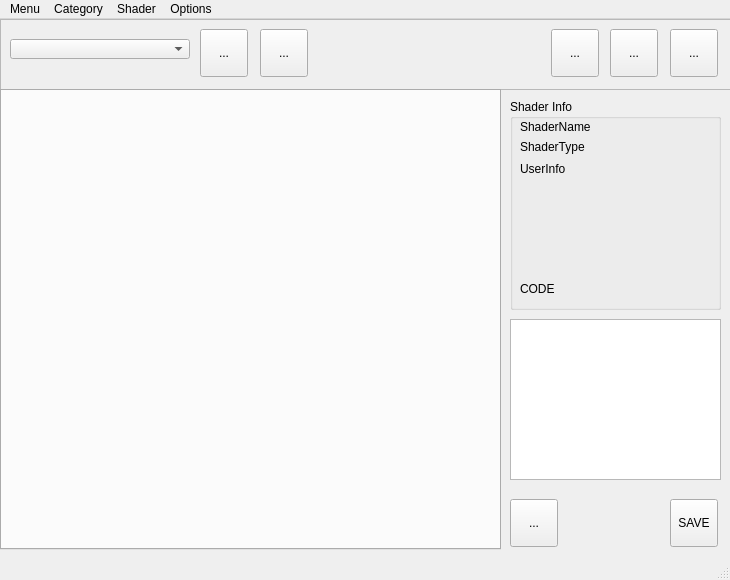
<?xml version="1.0" encoding="UTF-8"?>
<ui version="4.0">
 <class>MainWindow</class>
 <widget class="QMainWindow" name="MainWindow">
  <property name="geometry">
   <rect>
    <x>0</x>
    <y>0</y>
    <width>730</width>
    <height>580</height>
   </rect>
  </property>
  <property name="sizePolicy">
   <sizepolicy hsizetype="Fixed" vsizetype="Fixed">
    <horstretch>0</horstretch>
    <verstretch>0</verstretch>
   </sizepolicy>
  </property>
  <property name="minimumSize">
   <size>
    <width>730</width>
    <height>580</height>
   </size>
  </property>
  <property name="maximumSize">
   <size>
    <width>730</width>
    <height>580</height>
   </size>
  </property>
  <property name="baseSize">
   <size>
    <width>730</width>
    <height>580</height>
   </size>
  </property>
  <property name="windowTitle">
   <string>Shader Library</string>
  </property>
  <widget class="QWidget" name="centralwidget">
   <widget class="QFrame" name="frame_Pipe">
    <property name="geometry">
     <rect>
      <x>0</x>
      <y>0</y>
      <width>731</width>
      <height>71</height>
     </rect>
    </property>
    <property name="autoFillBackground">
     <bool>true</bool>
    </property>
    <property name="styleSheet">
     <string notr="true"/>
    </property>
    <property name="frameShape">
     <enum>QFrame::StyledPanel</enum>
    </property>
    <property name="frameShadow">
     <enum>QFrame::Sunken</enum>
    </property>
    <property name="lineWidth">
     <number>1</number>
    </property>
    <widget class="QComboBox" name="cbox_categorys">
     <property name="geometry">
      <rect>
       <x>10</x>
       <y>20</y>
       <width>180</width>
       <height>20</height>
      </rect>
     </property>
     <property name="minimumSize">
      <size>
       <width>180</width>
       <height>20</height>
      </size>
     </property>
     <property name="maximumSize">
      <size>
       <width>120</width>
       <height>16777215</height>
      </size>
     </property>
    </widget>
    <widget class="QToolButton" name="btn_browseCategory">
     <property name="geometry">
      <rect>
       <x>610</x>
       <y>10</y>
       <width>48</width>
       <height>48</height>
      </rect>
     </property>
     <property name="minimumSize">
      <size>
       <width>48</width>
       <height>48</height>
      </size>
     </property>
     <property name="statusTip">
      <string>Browse Category Folder</string>
     </property>
     <property name="text">
      <string>...</string>
     </property>
     <property name="iconSize">
      <size>
       <width>64</width>
       <height>64</height>
      </size>
     </property>
     <property name="autoRaise">
      <bool>false</bool>
     </property>
    </widget>
    <widget class="QToolButton" name="btn_addCategory">
     <property name="geometry">
      <rect>
       <x>551</x>
       <y>10</y>
       <width>48</width>
       <height>48</height>
      </rect>
     </property>
     <property name="minimumSize">
      <size>
       <width>48</width>
       <height>48</height>
      </size>
     </property>
     <property name="statusTip">
      <string>Create New Category Folder</string>
     </property>
     <property name="text">
      <string>...</string>
     </property>
     <property name="iconSize">
      <size>
       <width>48</width>
       <height>48</height>
      </size>
     </property>
     <property name="autoRaise">
      <bool>false</bool>
     </property>
    </widget>
    <widget class="QToolButton" name="btn_favoriteCat">
     <property name="geometry">
      <rect>
       <x>200</x>
       <y>10</y>
       <width>48</width>
       <height>48</height>
      </rect>
     </property>
     <property name="minimumSize">
      <size>
       <width>48</width>
       <height>48</height>
      </size>
     </property>
     <property name="statusTip">
      <string>Pin Category</string>
     </property>
     <property name="text">
      <string>...</string>
     </property>
     <property name="iconSize">
      <size>
       <width>28</width>
       <height>32</height>
      </size>
     </property>
     <property name="autoRaise">
      <bool>false</bool>
     </property>
    </widget>
    <widget class="QToolButton" name="btn_refresh">
     <property name="geometry">
      <rect>
       <x>670</x>
       <y>10</y>
       <width>48</width>
       <height>48</height>
      </rect>
     </property>
     <property name="minimumSize">
      <size>
       <width>48</width>
       <height>48</height>
      </size>
     </property>
     <property name="statusTip">
      <string>Refresh Category Shaders</string>
     </property>
     <property name="text">
      <string>...</string>
     </property>
     <property name="iconSize">
      <size>
       <width>28</width>
       <height>32</height>
      </size>
     </property>
     <property name="autoRaise">
      <bool>false</bool>
     </property>
    </widget>
    <widget class="QToolButton" name="btn_unPinTab">
     <property name="geometry">
      <rect>
       <x>260</x>
       <y>10</y>
       <width>48</width>
       <height>48</height>
      </rect>
     </property>
     <property name="minimumSize">
      <size>
       <width>48</width>
       <height>48</height>
      </size>
     </property>
     <property name="statusTip">
      <string>UnPin Category</string>
     </property>
     <property name="text">
      <string>...</string>
     </property>
     <property name="iconSize">
      <size>
       <width>28</width>
       <height>32</height>
      </size>
     </property>
     <property name="autoRaise">
      <bool>false</bool>
     </property>
    </widget>
   </widget>
   <widget class="QTabWidget" name="tab_materials">
    <property name="geometry">
     <rect>
      <x>0</x>
      <y>70</y>
      <width>501</width>
      <height>461</height>
     </rect>
    </property>
    <property name="currentIndex">
     <number>-1</number>
    </property>
   </widget>
   <widget class="QToolButton" name="btn_saveChanges">
    <property name="geometry">
     <rect>
      <x>670</x>
      <y>480</y>
      <width>48</width>
      <height>48</height>
     </rect>
    </property>
    <property name="cursor">
     <cursorShape>PointingHandCursor</cursorShape>
    </property>
    <property name="toolTip">
     <string>Save Changes</string>
    </property>
    <property name="statusTip">
     <string>Save Shader Notes</string>
    </property>
    <property name="autoFillBackground">
     <bool>true</bool>
    </property>
    <property name="text">
     <string>SAVE</string>
    </property>
    <property name="iconSize">
     <size>
      <width>64</width>
      <height>64</height>
     </size>
    </property>
    <property name="popupMode">
     <enum>QToolButton::InstantPopup</enum>
    </property>
    <property name="toolButtonStyle">
     <enum>Qt::ToolButtonIconOnly</enum>
    </property>
    <property name="autoRaise">
     <bool>false</bool>
    </property>
    <property name="arrowType">
     <enum>Qt::NoArrow</enum>
    </property>
   </widget>
   <widget class="QGroupBox" name="groupBox">
    <property name="geometry">
     <rect>
      <x>510</x>
      <y>80</y>
      <width>211</width>
      <height>211</height>
     </rect>
    </property>
    <property name="title">
     <string>Shader Info</string>
    </property>
    <widget class="QLabel" name="lbl_shaderName">
     <property name="geometry">
      <rect>
       <x>10</x>
       <y>20</y>
       <width>231</width>
       <height>16</height>
      </rect>
     </property>
     <property name="text">
      <string>ShaderName</string>
     </property>
    </widget>
    <widget class="QLabel" name="lbl_shaderUserPC">
     <property name="geometry">
      <rect>
       <x>10</x>
       <y>60</y>
       <width>181</width>
       <height>20</height>
      </rect>
     </property>
     <property name="text">
      <string>UserInfo</string>
     </property>
    </widget>
    <widget class="QLabel" name="lbl_shaderType">
     <property name="geometry">
      <rect>
       <x>10</x>
       <y>40</y>
       <width>231</width>
       <height>16</height>
      </rect>
     </property>
     <property name="text">
      <string>ShaderType</string>
     </property>
    </widget>
    <widget class="QLabel" name="lbl_shaderCode">
     <property name="geometry">
      <rect>
       <x>10</x>
       <y>180</y>
       <width>181</width>
       <height>20</height>
      </rect>
     </property>
     <property name="text">
      <string>CODE</string>
     </property>
    </widget>
   </widget>
   <widget class="QTextEdit" name="te_notes">
    <property name="geometry">
     <rect>
      <x>510</x>
      <y>300</y>
      <width>211</width>
      <height>161</height>
     </rect>
    </property>
   </widget>
   <widget class="QToolButton" name="btn_addShader">
    <property name="geometry">
     <rect>
      <x>510</x>
      <y>480</y>
      <width>48</width>
      <height>48</height>
     </rect>
    </property>
    <property name="minimumSize">
     <size>
      <width>48</width>
      <height>48</height>
     </size>
    </property>
    <property name="statusTip">
     <string>Add Selected Shader</string>
    </property>
    <property name="text">
     <string>...</string>
    </property>
    <property name="iconSize">
     <size>
      <width>32</width>
      <height>32</height>
     </size>
    </property>
    <property name="autoRaise">
     <bool>false</bool>
    </property>
   </widget>
  </widget>
  <widget class="QMenuBar" name="menubar">
   <property name="geometry">
    <rect>
     <x>0</x>
     <y>0</y>
     <width>730</width>
     <height>21</height>
    </rect>
   </property>
   <widget class="QMenu" name="menuMenu">
    <property name="title">
     <string>Menu</string>
    </property>
    <addaction name="mnu_reloadCategorys"/>
    <addaction name="separator"/>
    <addaction name="mnu_reset"/>
   </widget>
   <widget class="QMenu" name="menuCategory">
    <property name="title">
     <string>Category</string>
    </property>
    <addaction name="mnu_addNewCategory"/>
    <addaction name="separator"/>
    <addaction name="mnu_browseCategoryFolder"/>
   </widget>
   <widget class="QMenu" name="menuShader">
    <property name="title">
     <string>Shader</string>
    </property>
    <addaction name="actionExport_Selected_Shader"/>
   </widget>
   <widget class="QMenu" name="menuOptions">
    <property name="title">
     <string>Options</string>
    </property>
    <addaction name="separator"/>
    <addaction name="mnu_defaultLigthRigOpen"/>
   </widget>
   <addaction name="menuMenu"/>
   <addaction name="menuCategory"/>
   <addaction name="menuShader"/>
   <addaction name="menuOptions"/>
  </widget>
  <widget class="QStatusBar" name="statusBar"/>
  <action name="mnu_addNewCategory">
   <property name="text">
    <string>Add New Category</string>
   </property>
  </action>
  <action name="mnu_browseCategoryFolder">
   <property name="text">
    <string>Browse Category Folder</string>
   </property>
  </action>
  <action name="actionExport_Selected_Shader">
   <property name="text">
    <string>Collect Maps</string>
   </property>
  </action>
  <action name="mnu_reset">
   <property name="text">
    <string>Reset Tool</string>
   </property>
  </action>
  <action name="actionOverwrite_Confirmation">
   <property name="checkable">
    <bool>true</bool>
   </property>
   <property name="checked">
    <bool>true</bool>
   </property>
   <property name="text">
    <string>Overwrite Confirmation</string>
   </property>
  </action>
  <action name="mnu_defaultLigthRigOpen">
   <property name="text">
    <string>Open Thumbnail LightRig File</string>
   </property>
  </action>
  <action name="mnu_reloadCategorys">
   <property name="text">
    <string>Reload Categorys</string>
   </property>
  </action>
  <action name="mnu_setFolder">
   <property name="text">
    <string>Set Shaders Storage Folder</string>
   </property>
  </action>
 </widget>
 <resources/>
 <connections/>
</ui>
